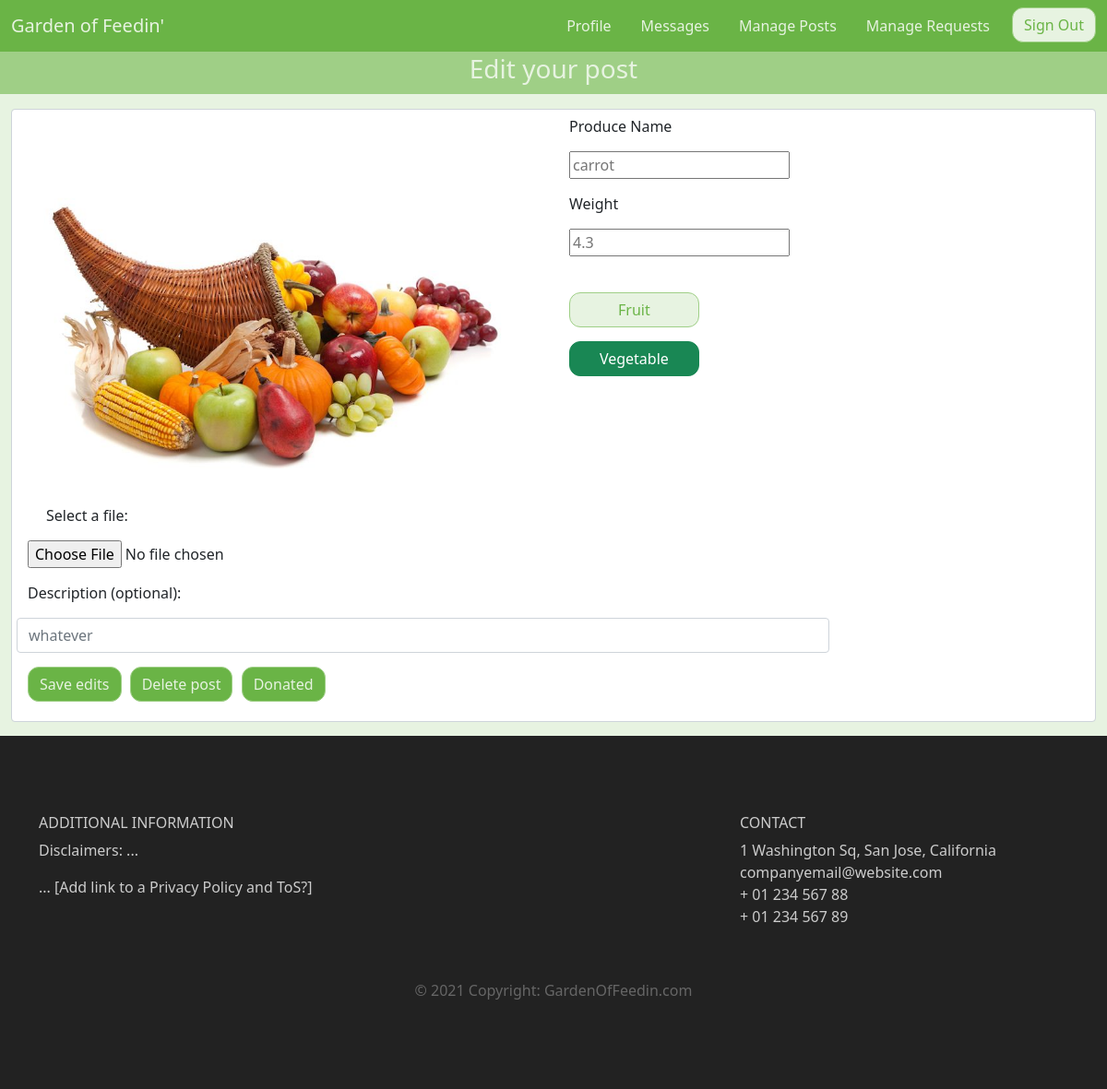
Screenshot of /donation/1 with the database file from the repository.
### gardenApp/models.py (models this page shows, shortened)
class Produce(models.Model):
    produce_name = models.CharField(max_length=64)
    weight = models.FloatField()
    fruits = models.BooleanField()
    veggies = models.BooleanField()
    owner = models.ForeignKey(PublicUser, on_delete=models.CASCADE)  # foreign key
    date_created = models.DateField(auto_now_add=True)  # date time
    image = models.ImageField(upload_to="produce_images", default="produce_images/default_produce.jpg")
    description = models.TextField(null=True)
    donated = models.BooleanField(default=False)

### gardenApp/views.py (the view)
# urls.py: path('donation/<int:id>', views.donation, name='want'),
def donation(request, id):
    prod = Produce.objects.get(id=id)
    context = {
        'prod': prod
    }
    return render(request, 'editpost.html', context)

### gardenApp/templates/editpost.html (shortened to what this page needs)
<!DOCTYPE html>
<html lang="en">
<head>
	<link href="https://cdn.jsdelivr.net/npm/bootstrap@5.1.3/dist/css/bootstrap.min.css" rel="stylesheet">
	<link rel="stylesheet" type="text/css" href="./../static/css/main.css">
</head>
<body>
	<nav class="navbar navbar-expand-md">
		<div class="container-fluid">
			<a class="navbar-brand" href="/landing">Garden of Feedin'
			</a>
			<div class="collapse navbar-collapse" id="main-navigation">
				<ul class="navbar-nav">
					<li class="nav-item">
						<a class="nav-link" href="/profile">Profile</a>
					</li>
					<li class="nav-item">
						<a class="nav-link" href="/messages">Messages</a>
					</li>
					<li class="nav-item">
						<a class="nav-link" href="/manage">Manage Posts</a>
					</li>
					<li class="nav-item">
						<a class="nav-link" href="/managerequests">Manage Requests</a>
					</li>
					<li class="nav-item">
						<a href="/signout" class="btn">Sign Out</a>
					</li>
				</ul>
			</div>
		</div>
	</nav>
	<nav class="navbar-light navbar-expand-md" style="background-color: #9FCF86;">
		<div class="welcome">
		 <h3>Edit your post</h3>
		</div>
	</nav>
	  <div class="container-fluid form-group">
		  <form class="form-control" action='/donation/edit/{{prod.id}}' method='POST'>
			  <div class="row">
				  <div class="col-6">
						<img class="bd-placeholder-img" width="100%" height="100%" src="{{prod.image.url}}" xmlns="http://www.w3.org/2000/svg" aria-hidden="true" preserveAspectRatio="xMidYMid slice" focusable="false"><rect width="100%" height="100%" fill="#777"/>
				  </div>
				  <div class="col-6">
						<label for="produce_name"> Produce Name </label><br>
						<input type="text" id="fname" name="name" placeholder = {{prod.produce_name}}><br>
					   <label for="weight"> Weight </label><br>
       				   <input type="text" id="lname" name="weight" placeholder={{prod.weight}} default ={{prod.weight}}><br><br>
					    {% if prod.fruits %}
						<input type="radio" class="btn-check" id="3" name="type" value="fruit"  autocomplete="off" Checked>
						<label class="align-self-end w-25 btn btn-outline-success" for="3">Fruit</label><br>
						<input type="radio" class="btn-check" id="4" name="type" value="veg"  autocomplete="off">
						<label class="align-self-end w-25 btn btn-outline-success" for="4">Vegetable</label><br>
						{% else %}
						<label class="align-self-end w-25 btn btn-outline-success" for="3">Fruit</label><br>
						<label class="align-self-end w-25 btn btn-outline-success" for="4">Vegetable</label><br>
						{% endif %}
				</div>
			</div>
			  <div class="row">
					<label style="margin-left: 25px;" for="image">Select a file:</label>
					<input style="margin-right: 150px;" type="file" id="myfile" name="image" accept="image/*">
					<label for="description">Description (optional):</label><br>
					<input class="form-control me-2 w-75" type="text" id="desc" name="description" placeholder="{{prod.description}}"><br>
				</div>
		<button type="submit" class="btn btn-primary">Save edits</button>
		<a href='/donation/delete/{{prod.id}}'><button type="button" class="btn btn-primary">Delete post</button></a>
		<a href='/donation/donated/{{prod.id}}'><button type="button" class="btn btn-primary">Donated</button></a>
		</form>
		</div>
		<footer class="page-footer">
			<div class="container">
				<div class="row">
					<div class="col-lg-8 col-md-8 col-sm-12">
						<h6 class="text-uppercase font-weight-bold">Additional Information</h6>
						<p>Disclaimers: ...</p>
						<p>... [Add link to a Privacy Policy and ToS?]</p>
					</div>
				<div class="col-lg-4 col-md-4 col-sm-12">
					<h6 class="text-uppercase font-weight-bold">Contact</h6>
					<p>1 Washington Sq, San Jose, California
					<br/>companyemail@website.com
					<br/>+ 01 234 567 88
					<br/>+ 01 234 567 89</p>
				</div>
					<div class="footer-copyright text-center">© 2021 Copyright: GardenOfFeedin.com</div>
				</div>
			</div>
		</footer>
</body>
</html>

### gardenApp/static/css/main.css (style rules this page uses)
body { padding: 0; margin: 0; background: #E7F3E1; }
.navbar { background:#6ab446; }
.nav-link, .navbar-brand { color: #E7F3E1; cursor: pointer; }
.nav-link { margin-right: 1em !important; }
.navbar-collapse { justify-content: flex-end; }
.btn { border:1px solid #9FCF86; background:#E7F3E1; border-radius: 12px; color:#6ab446; }
.btn-primary { border:1px solid #9FCF86; background:#6ab446; border-radius: 12px; color:#E7F3E1; }
.page-footer { background-color: #222; color: #ccc; padding: 60px 0 30px; margin-top: 15px; }
.footer-copyright { color: #666; padding: 40px 0; }
.welcome { text-align: center; padding: 2px 0; }
.welcome h3 { color:#E7F3E1; }
.form-group { margin-top: 16px; }
.form-group input, button, label, select { margin-bottom: 15px; margin-left: 5px; }
.container { margin-top: 25px; margin-bottom: 25px; }

### rows the page displays
Produce: image (placeholder picture), name "carrot", weight "4.3", description "whatever"
